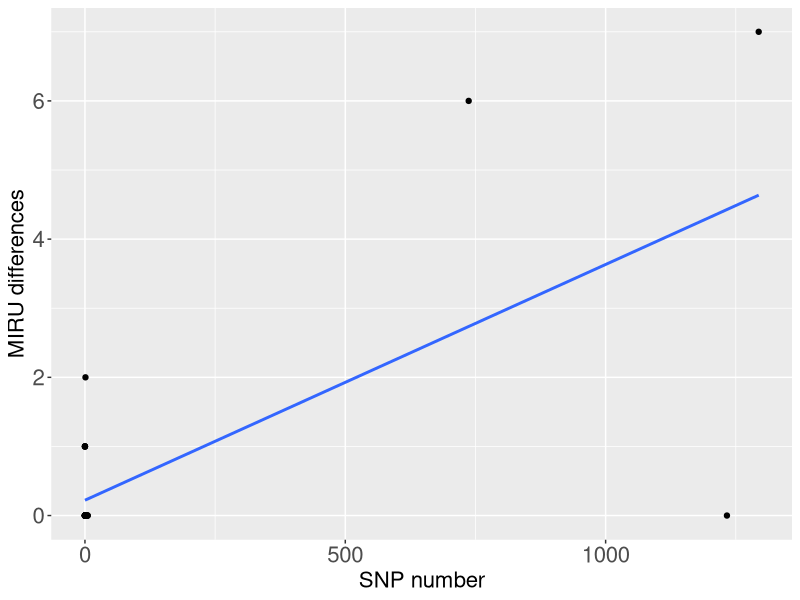
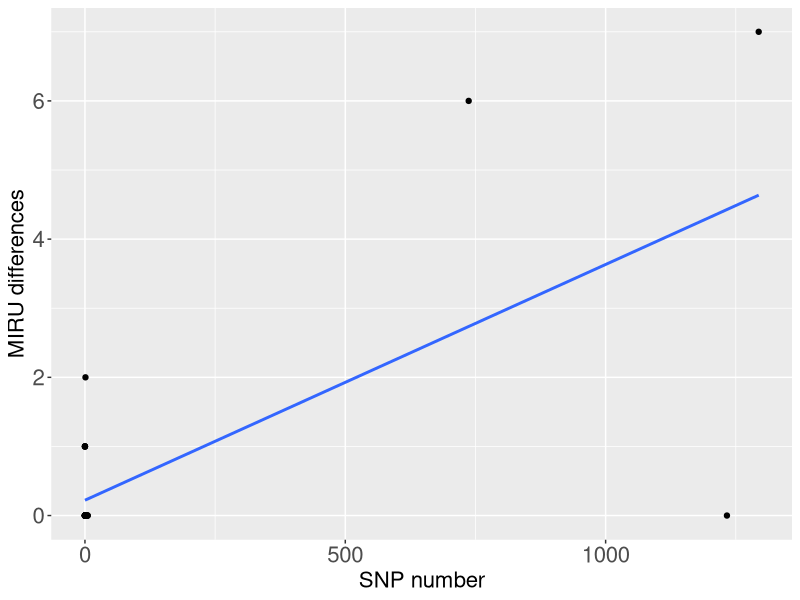

R code for these plots, in order:

library(ggplot2)
data <- read.table("figures/figure_4c.txt", header=T)

ggplot(data, aes(x=SNPs, y=MIRUdifferences)) + geom_point() + labs(x="SNP number", y="MIRU differences") +
   theme(axis.title.x = element_text(size=16), axis.title.y = element_text(size=16), axis.text.x = element_text(size=16), axis.text.y = element_text(size=16)) + 
   geom_smooth(method=lm, se=FALSE) 
ggsave("figures/figure_4c.png")

